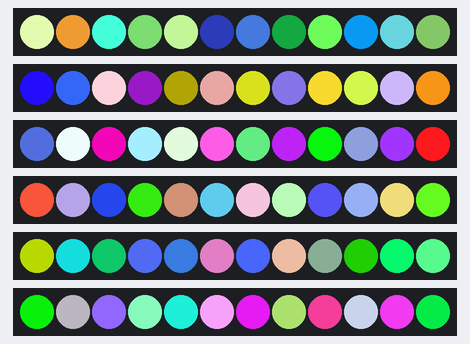
Simulated run of this sketch. Board: Arduino Uno, built with avr-gcc and run on an emulated ATmega328P. Parts: 6 × 12 RGB LEDs in strip order, left to right. Random numbers use the default seed unless the sketch sets one.

Above: at 0.08 s.
At 5.04 s:
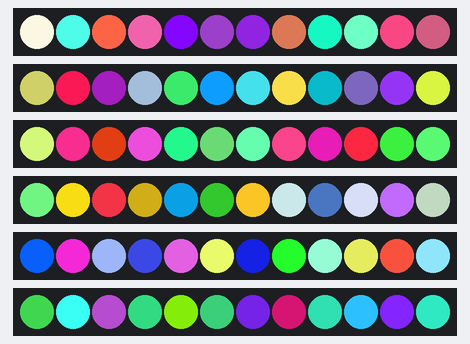
At 10.0 s:
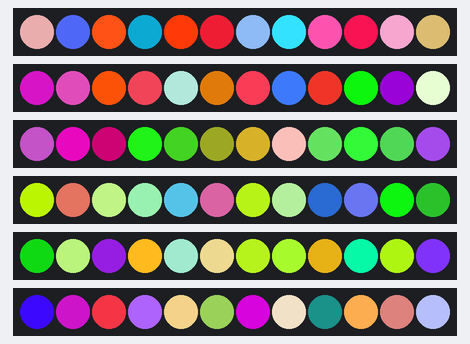
At 19.91 s:
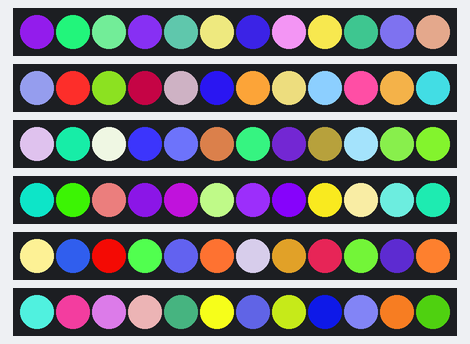
At 29.82 s:
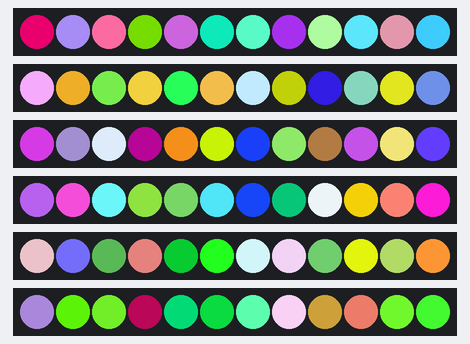
At 39.86 s:
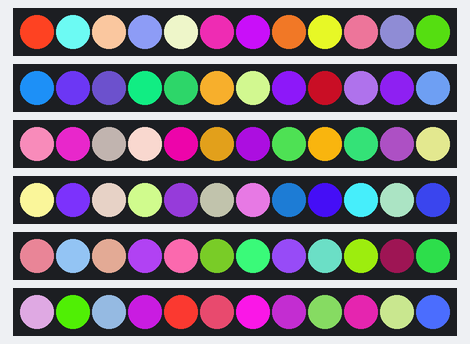

The sketch:

fastLedMultiple_test.ino
```cpp
/// @file    ArrayOfLedArrays.ino
/// @brief   Set up three LED strips, all running from an array of arrays
/// @example ArrayOfLedArrays.ino

// ArrayOfLedArrays - see https://github.com/FastLED/FastLED/wiki/Multiple-Controller-Examples for more info on
// using multiple controllers.  In this example, we're going to set up three NEOPIXEL strips on three
// different pins, each strip getting its own CRGB array to be played with, only this time they're going
// to be all parts of an array of arrays.

#include <FastLED.h>

#define NUM_STRIPS 6
#define NUM_LEDS_PER_STRIP 12
  CRGB leds[NUM_STRIPS][NUM_LEDS_PER_STRIP];

// For mirroring strips, all the "special" stuff happens just in setup.  We
// just addLeds multiple times, once for each strip
void setup() {
  // tell FastLED there's 60 NEOPIXEL leds on pin 2
  FastLED.addLeds<NEOPIXEL, 8>(leds[0], NUM_LEDS_PER_STRIP);
  FastLED.addLeds<NEOPIXEL, 9>(leds[1], NUM_LEDS_PER_STRIP);
  FastLED.addLeds<NEOPIXEL, 10>(leds[2], NUM_LEDS_PER_STRIP);
  FastLED.addLeds<NEOPIXEL, 11>(leds[3], NUM_LEDS_PER_STRIP);
  FastLED.addLeds<NEOPIXEL, 12>(leds[4], NUM_LEDS_PER_STRIP);
  FastLED.addLeds<NEOPIXEL, 13>(leds[5], NUM_LEDS_PER_STRIP);
}


void loop() {
  // This outer loop will go over each strip, one at a time
  for (int x = 0; x < NUM_STRIPS; x++) {
    // This inner loop will go over each led in the current strip, one at a time
    for (int i = 0; i < NUM_LEDS_PER_STRIP; i++) {
      leds[x][i] = CRGB(random(256), random(256), random(256));

      // leds[x][i] = CRGB::Black;
    }
  }
  FastLED.show();
  delay(100);
}
```
